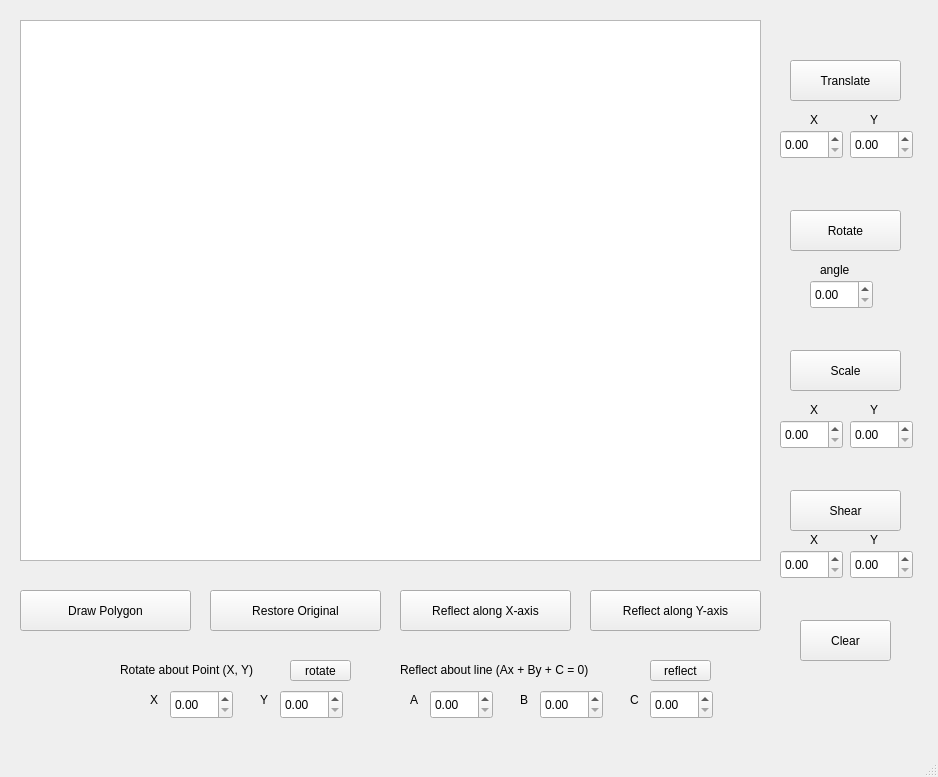
<?xml version="1.0" encoding="UTF-8"?>
<ui version="4.0">
 <class>MainWindow</class>
 <widget class="QMainWindow" name="MainWindow">
  <property name="geometry">
   <rect>
    <x>0</x>
    <y>0</y>
    <width>938</width>
    <height>777</height>
   </rect>
  </property>
  <property name="windowTitle">
   <string>MainWindow</string>
  </property>
  <widget class="QWidget" name="centralwidget">
   <widget class="QPushButton" name="translate">
    <property name="geometry">
     <rect>
      <x>790</x>
      <y>60</y>
      <width>111</width>
      <height>41</height>
     </rect>
    </property>
    <property name="text">
     <string>Translate</string>
    </property>
   </widget>
   <widget class="QPushButton" name="rotate">
    <property name="geometry">
     <rect>
      <x>790</x>
      <y>210</y>
      <width>111</width>
      <height>41</height>
     </rect>
    </property>
    <property name="text">
     <string>Rotate</string>
    </property>
   </widget>
   <widget class="QPushButton" name="scale">
    <property name="geometry">
     <rect>
      <x>790</x>
      <y>350</y>
      <width>111</width>
      <height>41</height>
     </rect>
    </property>
    <property name="text">
     <string>Scale</string>
    </property>
   </widget>
   <widget class="QPushButton" name="reflectY">
    <property name="geometry">
     <rect>
      <x>590</x>
      <y>590</y>
      <width>171</width>
      <height>41</height>
     </rect>
    </property>
    <property name="text">
     <string>Reflect along Y-axis</string>
    </property>
   </widget>
   <widget class="QPushButton" name="reflectX">
    <property name="geometry">
     <rect>
      <x>400</x>
      <y>590</y>
      <width>171</width>
      <height>41</height>
     </rect>
    </property>
    <property name="text">
     <string>Reflect along X-axis</string>
    </property>
   </widget>
   <widget class="QLabel" name="label_2">
    <property name="geometry">
     <rect>
      <x>810</x>
      <y>110</y>
      <width>16</width>
      <height>20</height>
     </rect>
    </property>
    <property name="text">
     <string>X</string>
    </property>
   </widget>
   <widget class="QLabel" name="label_4">
    <property name="geometry">
     <rect>
      <x>870</x>
      <y>110</y>
      <width>16</width>
      <height>20</height>
     </rect>
    </property>
    <property name="text">
     <string>Y</string>
    </property>
   </widget>
   <widget class="QLabel" name="label_5">
    <property name="geometry">
     <rect>
      <x>820</x>
      <y>260</y>
      <width>41</width>
      <height>20</height>
     </rect>
    </property>
    <property name="text">
     <string>angle</string>
    </property>
   </widget>
   <widget class="QPushButton" name="drawPolygon">
    <property name="geometry">
     <rect>
      <x>20</x>
      <y>590</y>
      <width>171</width>
      <height>41</height>
     </rect>
    </property>
    <property name="text">
     <string>Draw Polygon</string>
    </property>
   </widget>
   <widget class="QPushButton" name="restoreOriginal">
    <property name="geometry">
     <rect>
      <x>210</x>
      <y>590</y>
      <width>171</width>
      <height>41</height>
     </rect>
    </property>
    <property name="text">
     <string>Restore Original</string>
    </property>
   </widget>
   <widget class="QPushButton" name="shear">
    <property name="geometry">
     <rect>
      <x>790</x>
      <y>490</y>
      <width>111</width>
      <height>41</height>
     </rect>
    </property>
    <property name="text">
     <string>Shear</string>
    </property>
   </widget>
   <widget class="QGraphicsView" name="grid">
    <property name="geometry">
     <rect>
      <x>20</x>
      <y>20</y>
      <width>741</width>
      <height>541</height>
     </rect>
    </property>
   </widget>
   <widget class="QPushButton" name="clear">
    <property name="geometry">
     <rect>
      <x>800</x>
      <y>620</y>
      <width>91</width>
      <height>41</height>
     </rect>
    </property>
    <property name="text">
     <string>Clear</string>
    </property>
   </widget>
   <widget class="QDoubleSpinBox" name="spinBoxX_translate">
    <property name="geometry">
     <rect>
      <x>780</x>
      <y>130</y>
      <width>63</width>
      <height>29</height>
     </rect>
    </property>
   </widget>
   <widget class="QDoubleSpinBox" name="spinBoxY_translate">
    <property name="geometry">
     <rect>
      <x>850</x>
      <y>130</y>
      <width>63</width>
      <height>29</height>
     </rect>
    </property>
   </widget>
   <widget class="QDoubleSpinBox" name="spinBox_rotate">
    <property name="geometry">
     <rect>
      <x>810</x>
      <y>280</y>
      <width>63</width>
      <height>29</height>
     </rect>
    </property>
   </widget>
   <widget class="QDoubleSpinBox" name="spinBoxY_scale">
    <property name="geometry">
     <rect>
      <x>850</x>
      <y>420</y>
      <width>63</width>
      <height>29</height>
     </rect>
    </property>
   </widget>
   <widget class="QLabel" name="label_3">
    <property name="geometry">
     <rect>
      <x>810</x>
      <y>400</y>
      <width>16</width>
      <height>20</height>
     </rect>
    </property>
    <property name="text">
     <string>X</string>
    </property>
   </widget>
   <widget class="QDoubleSpinBox" name="spinBoxX_scale">
    <property name="geometry">
     <rect>
      <x>780</x>
      <y>420</y>
      <width>63</width>
      <height>29</height>
     </rect>
    </property>
   </widget>
   <widget class="QLabel" name="label_6">
    <property name="geometry">
     <rect>
      <x>870</x>
      <y>400</y>
      <width>16</width>
      <height>20</height>
     </rect>
    </property>
    <property name="text">
     <string>Y</string>
    </property>
   </widget>
   <widget class="QDoubleSpinBox" name="spinBoxY_shear">
    <property name="geometry">
     <rect>
      <x>850</x>
      <y>550</y>
      <width>63</width>
      <height>29</height>
     </rect>
    </property>
   </widget>
   <widget class="QLabel" name="label_7">
    <property name="geometry">
     <rect>
      <x>810</x>
      <y>530</y>
      <width>16</width>
      <height>20</height>
     </rect>
    </property>
    <property name="text">
     <string>X</string>
    </property>
   </widget>
   <widget class="QDoubleSpinBox" name="spinBoxX_shear">
    <property name="geometry">
     <rect>
      <x>780</x>
      <y>550</y>
      <width>63</width>
      <height>29</height>
     </rect>
    </property>
   </widget>
   <widget class="QLabel" name="label_8">
    <property name="geometry">
     <rect>
      <x>870</x>
      <y>530</y>
      <width>16</width>
      <height>20</height>
     </rect>
    </property>
    <property name="text">
     <string>Y</string>
    </property>
   </widget>
   <widget class="QLabel" name="label_9">
    <property name="geometry">
     <rect>
      <x>120</x>
      <y>660</y>
      <width>171</width>
      <height>20</height>
     </rect>
    </property>
    <property name="text">
     <string>Rotate about Point (X, Y)</string>
    </property>
   </widget>
   <widget class="QLabel" name="label_14">
    <property name="geometry">
     <rect>
      <x>150</x>
      <y>690</y>
      <width>16</width>
      <height>20</height>
     </rect>
    </property>
    <property name="text">
     <string>X</string>
    </property>
   </widget>
   <widget class="QLabel" name="label_13">
    <property name="geometry">
     <rect>
      <x>260</x>
      <y>690</y>
      <width>16</width>
      <height>20</height>
     </rect>
    </property>
    <property name="text">
     <string>Y</string>
    </property>
   </widget>
   <widget class="QDoubleSpinBox" name="spinBoxPivotY">
    <property name="geometry">
     <rect>
      <x>280</x>
      <y>690</y>
      <width>63</width>
      <height>29</height>
     </rect>
    </property>
   </widget>
   <widget class="QPushButton" name="rotateAboutPoint">
    <property name="geometry">
     <rect>
      <x>290</x>
      <y>660</y>
      <width>61</width>
      <height>21</height>
     </rect>
    </property>
    <property name="text">
     <string>rotate</string>
    </property>
   </widget>
   <widget class="QDoubleSpinBox" name="spinBoxPivotX">
    <property name="geometry">
     <rect>
      <x>170</x>
      <y>690</y>
      <width>63</width>
      <height>29</height>
     </rect>
    </property>
   </widget>
   <widget class="QLabel" name="label_17">
    <property name="geometry">
     <rect>
      <x>630</x>
      <y>690</y>
      <width>16</width>
      <height>20</height>
     </rect>
    </property>
    <property name="text">
     <string>C</string>
    </property>
   </widget>
   <widget class="QLabel" name="label_15">
    <property name="geometry">
     <rect>
      <x>410</x>
      <y>690</y>
      <width>16</width>
      <height>20</height>
     </rect>
    </property>
    <property name="text">
     <string>A</string>
    </property>
   </widget>
   <widget class="QPushButton" name="reflectArbitraryLine">
    <property name="geometry">
     <rect>
      <x>650</x>
      <y>660</y>
      <width>61</width>
      <height>21</height>
     </rect>
    </property>
    <property name="text">
     <string>reflect</string>
    </property>
   </widget>
   <widget class="QDoubleSpinBox" name="spinBoxB">
    <property name="geometry">
     <rect>
      <x>540</x>
      <y>690</y>
      <width>63</width>
      <height>29</height>
     </rect>
    </property>
   </widget>
   <widget class="QDoubleSpinBox" name="spinBoxA">
    <property name="geometry">
     <rect>
      <x>430</x>
      <y>690</y>
      <width>63</width>
      <height>29</height>
     </rect>
    </property>
   </widget>
   <widget class="QLabel" name="label_16">
    <property name="geometry">
     <rect>
      <x>520</x>
      <y>690</y>
      <width>16</width>
      <height>20</height>
     </rect>
    </property>
    <property name="text">
     <string>B</string>
    </property>
   </widget>
   <widget class="QLabel" name="label_12">
    <property name="geometry">
     <rect>
      <x>400</x>
      <y>660</y>
      <width>241</width>
      <height>20</height>
     </rect>
    </property>
    <property name="text">
     <string>Reflect about line (Ax + By + C = 0)</string>
    </property>
   </widget>
   <widget class="QDoubleSpinBox" name="spinBoxC">
    <property name="geometry">
     <rect>
      <x>650</x>
      <y>690</y>
      <width>63</width>
      <height>29</height>
     </rect>
    </property>
   </widget>
  </widget>
  <widget class="QMenuBar" name="menubar">
   <property name="geometry">
    <rect>
     <x>0</x>
     <y>0</y>
     <width>938</width>
     <height>25</height>
    </rect>
   </property>
  </widget>
  <widget class="QStatusBar" name="statusbar"/>
 </widget>
 <resources/>
 <connections/>
</ui>
